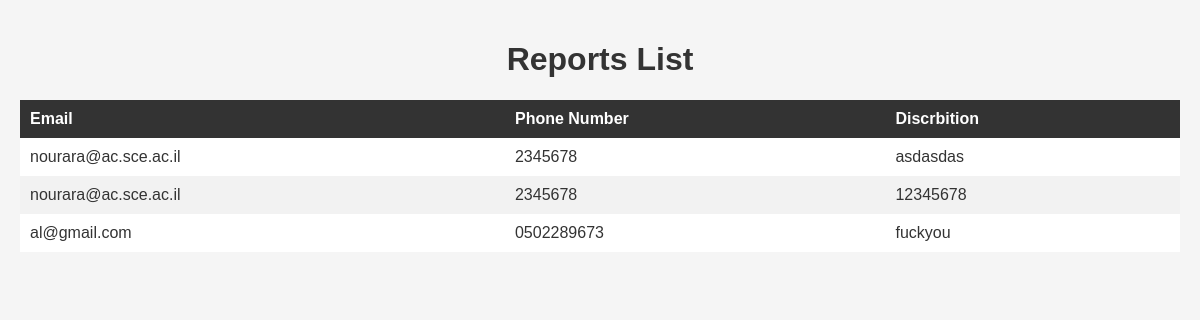
/viewAllReports, run on an earlier commit of the app's database.
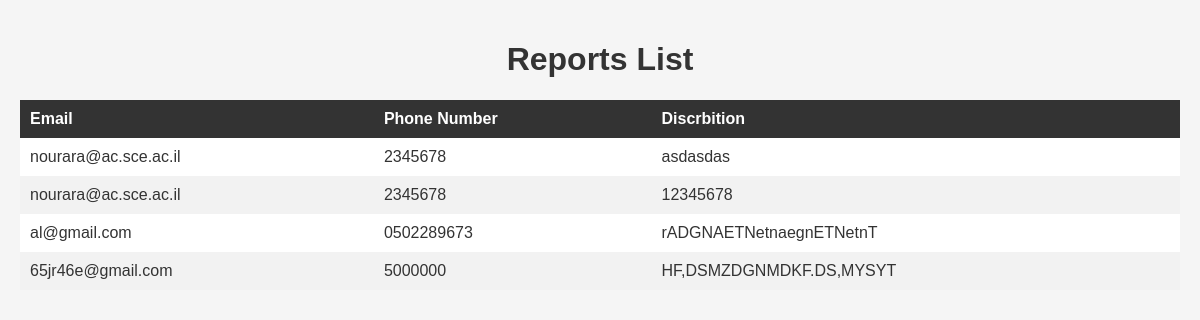
And on a later commit of the database.
### Boards/models.py (models this page shows)
class workerreport(models.Model):
    email = models.EmailField(null=False)
    phonenumber = models.CharField(max_length=50, null=False)
    Discrbition = models.TextField()

### Boards/views.py (the view)
# urls.py: path('viewAllReports', views.viewAllReports, name='viewAllReports'),
def viewAllReports(request):
    context = {}
    if request.method == 'GET':
        result = models.workerreport.objects.all()
        context = {"result": result}
    return render(request, 'viewAllReports.html', context=context)

### Templates/viewAllReports.html (shortened to what this page needs)
<!DOCTYPE html>
<html>
<head>
</head>
<body>
  <h1>Reports List</h1>
  <table>
    <thead>
      <tr>
        <th>Email</th>
        <th>Phone Number</th>
        <th>Discrbition</th>
      </tr>
    </thead>
    <tbody>
        {% block content %}
        {% for x in result %}
            <tr>
                <td>{{x.email}}</td>
                <td>{{x.phonenumber}}</td>
                <td>{{x.Discrbition}}</td>
            </tr>
        {% endfor %}
        {% endblock content %}
    </tbody>
  </table>
</body>
</html>

What changed in the data, as far as the page shows it:
changed workerreport "al@gmail.com": Discrbition "fuckyou" → "rADGNAETNetnaegnETNetnT"
added workerreport: email "65jr46e@gmail.com", phonenumber "5000000", Discrbition "HF,DSMZDGNMDKF.DS,MYSYT"
